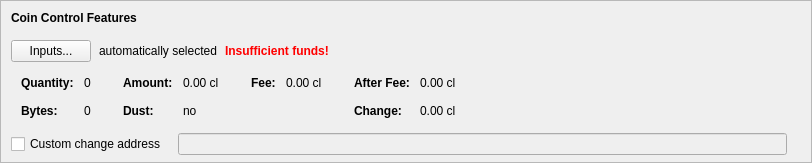
      <widget class="QFrame" name="frameCoinControl">
       <property name="sizePolicy">
        <sizepolicy hsizetype="Expanding" vsizetype="Fixed">
         <horstretch>0</horstretch>
         <verstretch>0</verstretch>
        </sizepolicy>
       </property>
       <property name="maximumSize">
        <size>
         <width>16777215</width>
         <height>16777215</height>
        </size>
       </property>
       <property name="frameShape">
        <enum>QFrame::StyledPanel</enum>
       </property>
       <property name="frameShadow">
        <enum>QFrame::Sunken</enum>
       </property>
       <layout class="QVBoxLayout" name="verticalLayoutCoinControl2">
        <property name="spacing">
         <number>0</number>
        </property>
        <property name="leftMargin">
         <number>0</number>
        </property>
        <property name="topMargin">
         <number>0</number>
        </property>
        <property name="rightMargin">
         <number>0</number>
        </property>
        <property name="bottomMargin">
         <number>6</number>
        </property>
        <item>
         <layout class="QVBoxLayout" name="verticalLayoutCoinControl" stretch="0,0,0,0,0">
          <property name="spacing">
           <number>0</number>
          </property>
          <property name="leftMargin">
           <number>10</number>
          </property>
          <property name="topMargin">
           <number>10</number>
          </property>
          <item>
           <layout class="QHBoxLayout" name="horizontalLayoutCoinControl1">
            <property name="bottomMargin">
             <number>15</number>
            </property>
            <item>
             <widget class="QLabel" name="labelCoinControlFeatures">
              <property name="sizePolicy">
               <sizepolicy hsizetype="Preferred" vsizetype="Maximum">
                <horstretch>0</horstretch>
                <verstretch>0</verstretch>
               </sizepolicy>
              </property>
              <property name="font">
               <font>
                <weight>75</weight>
                <bold>true</bold>
               </font>
              </property>
              <property name="styleSheet">
               <string notr="true">font-weight:bold;</string>
              </property>
              <property name="text">
               <string>Coin Control Features</string>
              </property>
             </widget>
            </item>
           </layout>
          </item>
          <item>
           <layout class="QHBoxLayout" name="horizontalLayoutCoinControl2" stretch="0,0,0,0">
            <property name="spacing">
             <number>8</number>
            </property>
            <property name="bottomMargin">
             <number>10</number>
            </property>
            <item>
             <widget class="QPushButton" name="pushButtonCoinControl">
              <property name="styleSheet">
               <string notr="true"/>
              </property>
              <property name="text">
               <string>Inputs...</string>
              </property>
              <property name="autoDefault">
               <bool>false</bool>
              </property>
             </widget>
            </item>
            <item>
             <widget class="QLabel" name="labelCoinControlAutomaticallySelected">
              <property name="text">
               <string>automatically selected</string>
              </property>
              <property name="margin">
               <number>5</number>
              </property>
             </widget>
            </item>
            <item>
             <widget class="QLabel" name="labelCoinControlInsuffFunds">
              <property name="font">
               <font>
                <weight>75</weight>
                <bold>true</bold>
               </font>
              </property>
              <property name="styleSheet">
               <string notr="true">color:red;font-weight:bold;</string>
              </property>
              <property name="text">
               <string>Insufficient funds!</string>
              </property>
              <property name="margin">
               <number>5</number>
              </property>
             </widget>
            </item>
            <item>
             <spacer name="horizontalSpacerCoinControl">
              <property name="orientation">
               <enum>Qt::Horizontal</enum>
              </property>
              <property name="sizeHint" stdset="0">
               <size>
                <width>40</width>
                <height>1</height>
               </size>
              </property>
             </spacer>
            </item>
           </layout>
          </item>
          <item>
           <widget class="QWidget" name="widgetCoinControl" native="true">
            <property name="sizePolicy">
             <sizepolicy hsizetype="Preferred" vsizetype="Preferred">
              <horstretch>0</horstretch>
              <verstretch>0</verstretch>
             </sizepolicy>
            </property>
            <property name="minimumSize">
             <size>
              <width>0</width>
              <height>0</height>
             </size>
            </property>
            <property name="styleSheet">
             <string notr="true"/>
            </property>
            <layout class="QHBoxLayout" name="horizontalLayoutCoinControl5">
             <property name="leftMargin">
              <number>0</number>
             </property>
             <property name="topMargin">
              <number>0</number>
             </property>
             <property name="rightMargin">
              <number>0</number>
             </property>
             <property name="bottomMargin">
              <number>0</number>
             </property>
             <item>
              <layout class="QHBoxLayout" name="horizontalLayoutCoinControl3" stretch="0,0,0,1">
               <property name="spacing">
                <number>20</number>
               </property>
               <property name="topMargin">
                <number>0</number>
               </property>
               <property name="bottomMargin">
                <number>10</number>
               </property>
               <item>
                <layout class="QFormLayout" name="formLayoutCoinControl1">
                 <property name="horizontalSpacing">
                  <number>10</number>
                 </property>
                 <property name="verticalSpacing">
                  <number>14</number>
                 </property>
                 <property name="leftMargin">
                  <number>10</number>
                 </property>
                 <property name="topMargin">
                  <number>4</number>
                 </property>
                 <property name="rightMargin">
                  <number>6</number>
                 </property>
                 <item row="0" column="0">
                  <widget class="QLabel" name="labelCoinControlQuantityText">
                   <property name="font">
                    <font>
                     <weight>75</weight>
                     <bold>true</bold>
                    </font>
                   </property>
                   <property name="text">
                    <string>Quantity:</string>
                   </property>
                   <property name="margin">
                    <number>0</number>
                   </property>
                  </widget>
                 </item>
                 <item row="0" column="1">
                  <widget class="QLabel" name="labelCoinControlQuantity">
                   <property name="cursor">
                    <cursorShape>IBeamCursor</cursorShape>
                   </property>
                   <property name="contextMenuPolicy">
                    <enum>Qt::ActionsContextMenu</enum>
                   </property>
                   <property name="text">
                    <string notr="true">0</string>
                   </property>
                   <property name="margin">
                    <number>0</number>
                   </property>
                   <property name="textInteractionFlags">
                    <set>Qt::LinksAccessibleByMouse|Qt::TextSelectableByKeyboard|Qt::TextSelectableByMouse</set>
                   </property>
                  </widget>
                 </item>
                 <item row="1" column="0">
                  <widget class="QLabel" name="labelCoinControlBytesText">
                   <property name="font">
                    <font>
                     <weight>75</weight>
                     <bold>true</bold>
                    </font>
                   </property>
                   <property name="text">
                    <string>Bytes:</string>
                   </property>
                  </widget>
                 </item>
                 <item row="1" column="1">
                  <widget class="QLabel" name="labelCoinControlBytes">
                   <property name="cursor">
                    <cursorShape>IBeamCursor</cursorShape>
                   </property>
                   <property name="contextMenuPolicy">
                    <enum>Qt::ActionsContextMenu</enum>
                   </property>
                   <property name="text">
                    <string notr="true">0</string>
                   </property>
                   <property name="textInteractionFlags">
                    <set>Qt::LinksAccessibleByMouse|Qt::TextSelectableByKeyboard|Qt::TextSelectableByMouse</set>
                   </property>
                  </widget>
                 </item>
                </layout>
               </item>
               <item>
                <layout class="QFormLayout" name="formLayoutCoinControl2">
                 <property name="horizontalSpacing">
                  <number>10</number>
                 </property>
                 <property name="verticalSpacing">
                  <number>14</number>
                 </property>
                 <property name="leftMargin">
                  <number>6</number>
                 </property>
                 <property name="topMargin">
                  <number>4</number>
                 </property>
                 <property name="rightMargin">
                  <number>6</number>
                 </property>
                 <item row="0" column="0">
                  <widget class="QLabel" name="labelCoinControlAmountText">
                   <property name="font">
                    <font>
                     <weight>75</weight>
                     <bold>true</bold>
                    </font>
                   </property>
                   <property name="text">
                    <string>Amount:</string>
                   </property>
                   <property name="margin">
                    <number>0</number>
                   </property>
                  </widget>
                 </item>
                 <item row="0" column="1">
                  <widget class="QLabel" name="labelCoinControlAmount">
                   <property name="cursor">
                    <cursorShape>IBeamCursor</cursorShape>
                   </property>
                   <property name="contextMenuPolicy">
                    <enum>Qt::ActionsContextMenu</enum>
                   </property>
                   <property name="text">
                    <string notr="true">0.00 cl</string>
                   </property>
                   <property name="textInteractionFlags">
                    <set>Qt::LinksAccessibleByMouse|Qt::TextSelectableByKeyboard|Qt::TextSelectableByMouse</set>
                   </property>
                  </widget>
                 </item>
                 <item row="1" column="0">
                  <widget class="QLabel" name="labelCoinControlLowOutputText">
                   <property name="font">
                    <font>
                     <weight>75</weight>
                     <bold>true</bold>
                    </font>
                   </property>
                   <property name="text">
                    <string>Dust:</string>
                   </property>
                  </widget>
                 </item>
                 <item row="1" column="1">
                  <widget class="QLabel" name="labelCoinControlLowOutput">
                   <property name="cursor">
                    <cursorShape>IBeamCursor</cursorShape>
                   </property>
                   <property name="contextMenuPolicy">
                    <enum>Qt::ActionsContextMenu</enum>
                   </property>
                   <property name="text">
                    <string notr="true">no</string>
                   </property>
                   <property name="textInteractionFlags">
                    <set>Qt::LinksAccessibleByMouse|Qt::TextSelectableByKeyboard|Qt::TextSelectableByMouse</set>
                   </property>
                  </widget>
                 </item>
                </layout>
               </item>
               <item>
                <layout class="QFormLayout" name="formLayoutCoinControl3">
                 <property name="horizontalSpacing">
                  <number>10</number>
                 </property>
                 <property name="verticalSpacing">
                  <number>14</number>
                 </property>
                 <property name="leftMargin">
                  <number>6</number>
                 </property>
                 <property name="topMargin">
                  <number>4</number>
                 </property>
                 <property name="rightMargin">
                  <number>6</number>
                 </property>
                 <item row="0" column="0">
                  <widget class="QLabel" name="labelCoinControlFeeText">
                   <property name="font">
                    <font>
                     <weight>75</weight>
                     <bold>true</bold>
                    </font>
                   </property>
                   <property name="text">
                    <string>Fee:</string>
                   </property>
                   <property name="margin">
                    <number>0</number>
                   </property>
                  </widget>
                 </item>
                 <item row="0" column="1">
                  <widget class="QLabel" name="labelCoinControlFee">
                   <property name="cursor">
                    <cursorShape>IBeamCursor</cursorShape>
                   </property>
                   <property name="contextMenuPolicy">
                    <enum>Qt::ActionsContextMenu</enum>
                   </property>
                   <property name="text">
                    <string notr="true">0.00 cl</string>
                   </property>
                   <property name="textInteractionFlags">
                    <set>Qt::LinksAccessibleByMouse|Qt::TextSelectableByKeyboard|Qt::TextSelectableByMouse</set>
                   </property>
                  </widget>
                 </item>
                </layout>
               </item>
               <item>
                <layout class="QFormLayout" name="formLayoutCoinControl4">
                 <property name="horizontalSpacing">
                  <number>10</number>
                 </property>
                 <property name="verticalSpacing">
                  <number>14</number>
                 </property>
                 <property name="leftMargin">
                  <number>6</number>
                 </property>
                 <property name="topMargin">
                  <number>4</number>
                 </property>
                 <property name="rightMargin">
                  <number>6</number>
                 </property>
                 <item row="0" column="0">
                  <widget class="QLabel" name="labelCoinControlAfterFeeText">
                   <property name="font">
                    <font>
                     <weight>75</weight>
                     <bold>true</bold>
                    </font>
                   </property>
                   <property name="text">
                    <string>After Fee:</string>
                   </property>
                   <property name="margin">
                    <number>0</number>
                   </property>
                  </widget>
                 </item>
                 <item row="0" column="1">
                  <widget class="QLabel" name="labelCoinControlAfterFee">
                   <property name="cursor">
                    <cursorShape>IBeamCursor</cursorShape>
                   </property>
                   <property name="contextMenuPolicy">
                    <enum>Qt::ActionsContextMenu</enum>
                   </property>
                   <property name="text">
                    <string notr="true">0.00 cl</string>
                   </property>
                   <property name="textInteractionFlags">
                    <set>Qt::LinksAccessibleByMouse|Qt::TextSelectableByKeyboard|Qt::TextSelectableByMouse</set>
                   </property>
                  </widget>
                 </item>
                 <item row="1" column="0">
                  <widget class="QLabel" name="labelCoinControlChangeText">
                   <property name="font">
                    <font>
                     <weight>75</weight>
                     <bold>true</bold>
                    </font>
                   </property>
                   <property name="text">
                    <string>Change:</string>
                   </property>
                  </widget>
                 </item>
                 <item row="1" column="1">
                  <widget class="QLabel" name="labelCoinControlChange">
                   <property name="cursor">
                    <cursorShape>IBeamCursor</cursorShape>
                   </property>
                   <property name="contextMenuPolicy">
                    <enum>Qt::ActionsContextMenu</enum>
                   </property>
                   <property name="text">
                    <string notr="true">0.00 cl</string>
                   </property>
                   <property name="textInteractionFlags">
                    <set>Qt::LinksAccessibleByMouse|Qt::TextSelectableByKeyboard|Qt::TextSelectableByMouse</set>
                   </property>
                  </widget>
                 </item>
                </layout>
               </item>
              </layout>
             </item>
            </layout>
           </widget>
          </item>
          <item>
           <layout class="QHBoxLayout" name="horizontalLayoutCoinControl4" stretch="0,0,0">
            <property name="spacing">
             <number>12</number>
            </property>
            <property name="sizeConstraint">
             <enum>QLayout::SetDefaultConstraint</enum>
            </property>
            <property name="topMargin">
             <number>5</number>
            </property>
            <property name="rightMargin">
             <number>5</number>
            </property>
            <item>
             <widget class="QCheckBox" name="checkBoxCoinControlChange">
              <property name="toolTip">
               <string>If this is activated, but the change address is empty or invalid, change will be sent to a newly generated address.</string>
              </property>
              <property name="text">
               <string>Custom change address</string>
              </property>
             </widget>
            </item>
            <item>
             <widget class="QValidatedLineEdit" name="lineEditCoinControlChange">
              <property name="enabled">
               <bool>false</bool>
              </property>
              <property name="sizePolicy">
               <sizepolicy hsizetype="Expanding" vsizetype="Fixed">
                <horstretch>0</horstretch>
                <verstretch>0</verstretch>
               </sizepolicy>
              </property>
             </widget>
            </item>
            <item>
             <widget class="QLabel" name="labelCoinControlChangeLabel">
              <property name="sizePolicy">
               <sizepolicy hsizetype="Preferred" vsizetype="Expanding">
                <horstretch>0</horstretch>
                <verstretch>0</verstretch>
               </sizepolicy>
              </property>
              <property name="minimumSize">
               <size>
                <width>0</width>
                <height>0</height>
               </size>
              </property>
              <property name="text">
               <string/>
              </property>
              <property name="margin">
               <number>3</number>
              </property>
             </widget>
            </item>
           </layout>
          </item>
          <item>
           <spacer name="verticalSpacerCoinControl">
            <property name="orientation">
             <enum>Qt::Vertical</enum>
            </property>
            <property name="sizeHint" stdset="0">
             <size>
              <width>800</width>
              <height>1</height>
             </size>
            </property>
           </spacer>
          </item>
         </layout>
        </item>
       </layout>
      </widget>
